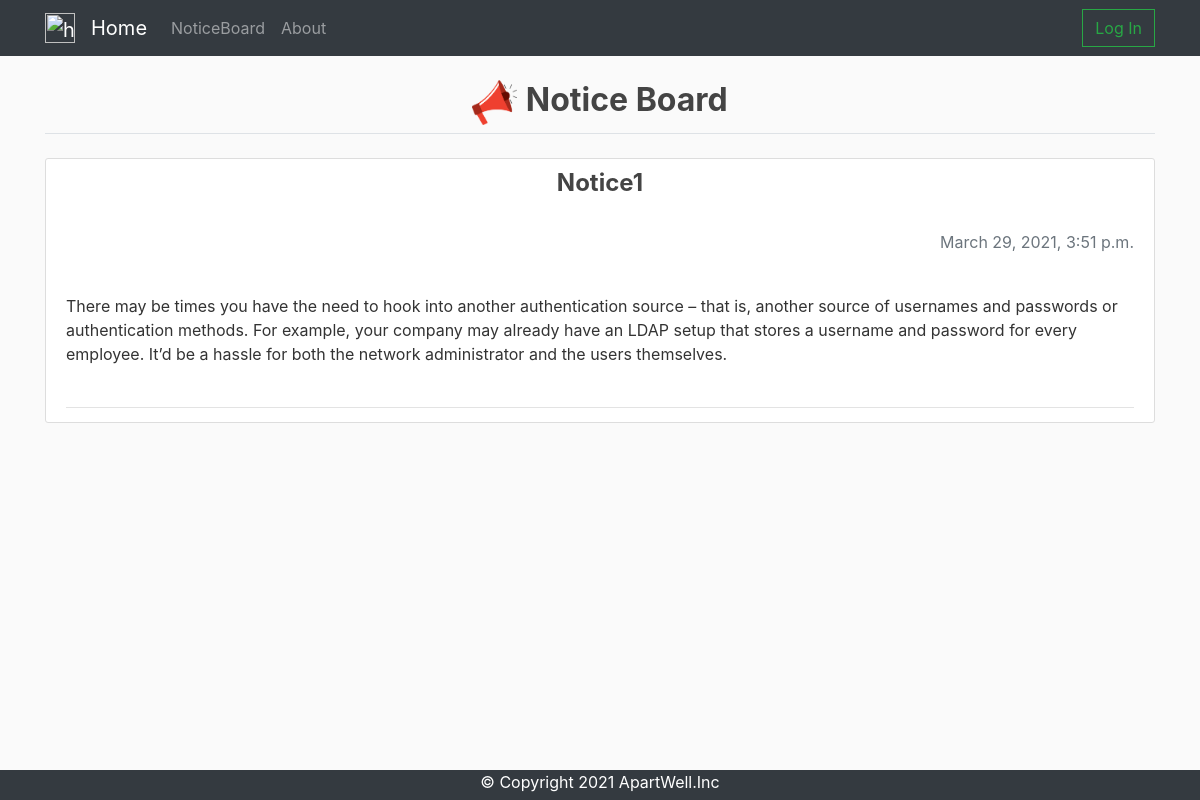
Before: /notice/list/ with the older database file.
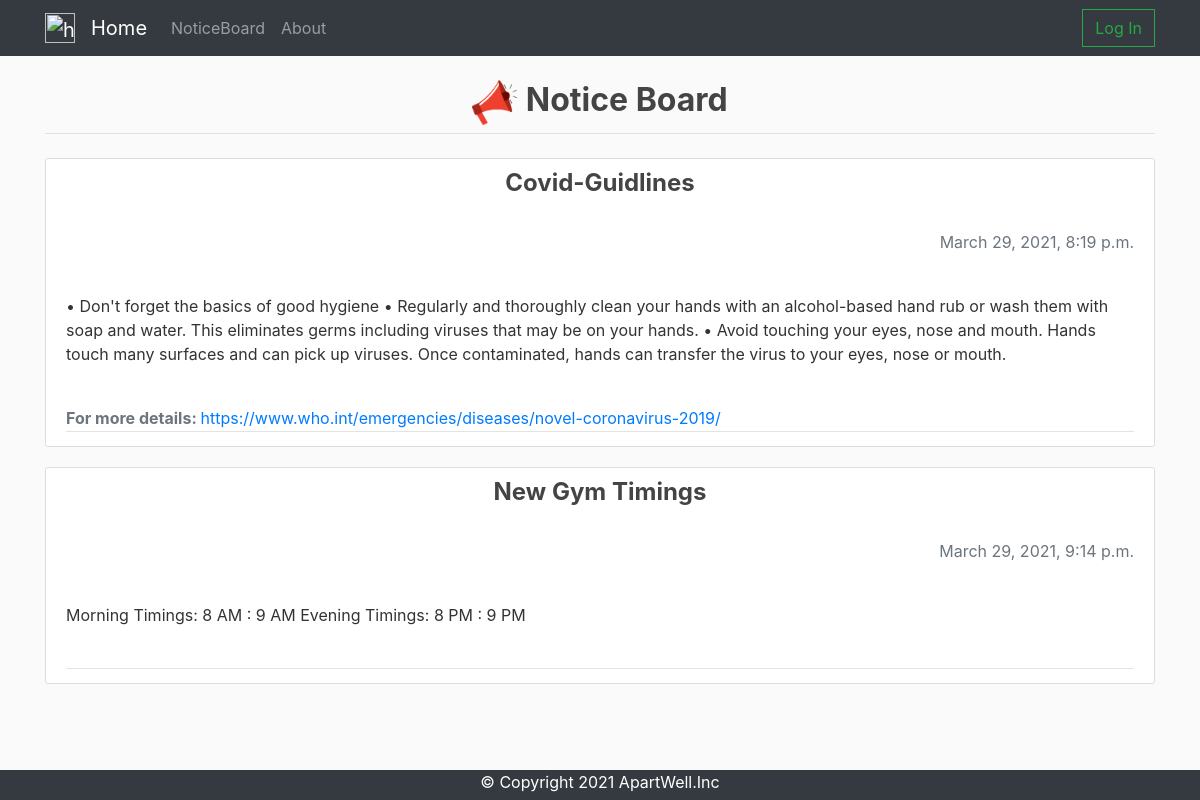
After: the same page with the newer database file.
### noticeboard/models.py (models this page shows, shortened)
class Notice(models.Model) :
	title = models.CharField(max_length = 40)
	slug = extension_fields.AutoSlugField(populate_from='title', blank=True)
	date = models.DateTimeField( auto_now = True)
	content = models.TextField(max_length = 400)
	link = models.URLField(max_length=200,blank= True, null = True)

### noticeboard/views.py (the view)
# urls.py: path('notice/list/', views.NoticeListView.as_view(), name='noticeboard_notice_list'),
class NoticeListView(ListView):
    model = Notice

### noticeboard/templates/noticeboard/notice_list.html (shortened to what this page needs)
{% extends 'base.html' %}
{% load static %}
{% block content %}
<!DOCTYPE html>
<html>
  <head>
  	<link rel="stylesheet" href="{% static 'visitor-entry.css' %}">
  </head>
  <body>
    <legend class = "border-bottom mb-4"><h2 class="text-center"><img  src="/static/notice.png" width = "45" height = "45" alt="home" /> <strong>Notice Board</strong></h2></legend>
        {% for object in object_list %}
        <article class="media content-section">
        <div class="media-body">
          <div class="article-metadata">
            <medium class="text-center"> <h4><strong>{{ object.title }}</strong></h4></br></medium>
            <medium class="text-muted"><p class="text-right">{{ object.date }}</p></br></medium>
            <medium class="text"><p>{{ object.content }}</p></br></medium>
  			{% if  object.link  != None %}
            <medium class="text-muted"><b>For more details: </b><a href="{{ object.link }}">{{ object.link }}</a></br></medium>
            {% endif %}
          </div>
        </div>
        </article>
      {% endfor %}
  </body>
</html>
{% endblock %}

Changed rows visible on the page:
removed Notice: title "Notice1", date "March 29, 2021, 3:51 p.m.", content "There may be times you have the need to hook into another authentication source – that is, another source of usernames and passwords or authentication methods. For example, your company may already have an LDAP setup that stores a username and password for every employee. It’d be a hassle for both the network administrator and the users themselves."
added Notice: title "Covid-Guidlines", date "March 29, 2021, 8:19 p.m.", content "• Don't forget the basics of good hygiene • Regularly and thoroughly clean your hands with an alcohol-based hand rub or wash them with soap and water. This eliminates germs including viruses that may be on your hands. • Avoid touching your eyes, nose and mouth. Hands touch many surfaces and can pick up viruses. Once contaminated, hands can transfer the virus to your eyes, nose or mouth.", link "https://www.who.int/emergencies/diseases/novel-coronavirus-2019/"
added Notice: title "New Gym Timings", date "March 29, 2021, 9:14 p.m.", content "Morning Timings: 8 AM : 9 AM Evening Timings: 8 PM : 9 PM"
